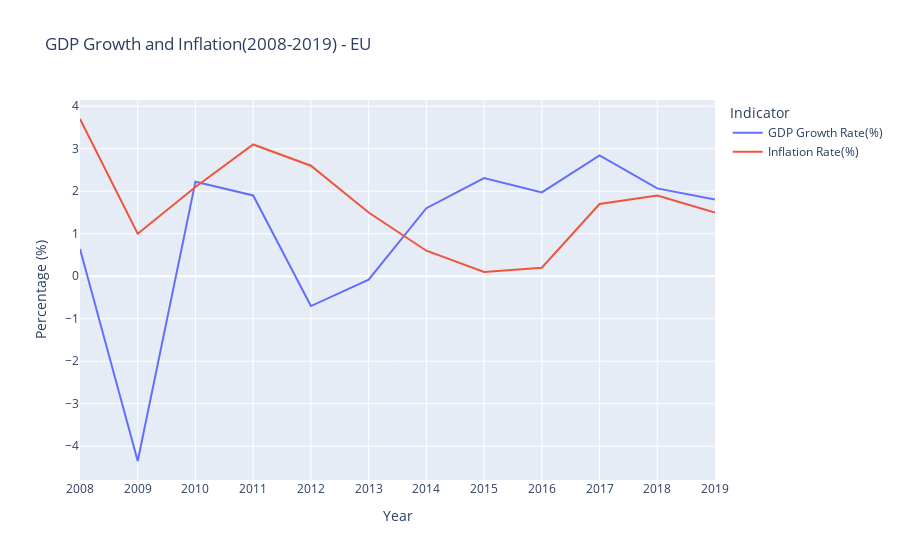

This figure's notebook cell:
### Code cell
#Plot the graph
import plotly.express as px

years = [str(year) for year in range(2008, 2020)]

# Clean and extract inflation and GDP growth rate
gdp_rates = eu_data_filtered.iloc[0][years].astype(float).values

inflation_eu = inflation[inflation["geo"] == "European Union (changing composition)"]
inflation_rates = inflation_eu.iloc[0][years].astype(float).values

# Combine data set
data_combined = pd.DataFrame({
    "Year": years,
    "GDP Growth Rate(%)": gdp_rates,
    "Inflation Rate(%)": inflation_rates
})

# Reshape the data and plot
data_melted = data_combined.melt(id_vars="Year", var_name="Indicator", value_name="Percentage")


fig = px.line(
    data_melted,
    x="Year",
    y="Percentage",
    color="Indicator",
    title="GDP Growth and Inflation(2008-2019) - EU",
    labels={"Percentage": "Percentage (%)", "Year": "Year"},
)

fig.show()

### Figure 1 — Plotly figure (JSON) as saved in the notebook; plotly's stock layout.template omitted (floating-point values rounded to 4 significant figures)
{"data": [{"hovertemplate": "Indicator=GDP Growth Rate(%)<br>Year=%{x}<br>Percentage (%)=%{y}<extra></extra>", "legendgroup": "GDP Growth Rate(%)", "line": {"color": "#636efa", "dash": "solid"}, "marker": {"symbol": "circle"}, "mode": "lines", "name": "GDP Growth Rate(%)", "orientation": "v", "showlegend": true, "type": "scatter", "x": ["2008", "2009", "2010", "2011", "2012", "2013", "2014", "2015", "2016", "2017", "2018", "2019"], "xaxis": "x", "y": [0.6413, -4.349, 2.225, 1.901, -0.7019, -0.08264, 1.601, 2.309, 1.972, 2.845, 2.067, 1.805], "yaxis": "y"}, {"hovertemplate": "Indicator=Inflation Rate(%)<br>Year=%{x}<br>Percentage (%)=%{y}<extra></extra>", "legendgroup": "Inflation Rate(%)", "line": {"color": "#EF553B", "dash": "solid"}, "marker": {"symbol": "circle"}, "mode": "lines", "name": "Inflation Rate(%)", "orientation": "v", "showlegend": true, "type": "scatter", "x": ["2008", "2009", "2010", "2011", "2012", "2013", "2014", "2015", "2016", "2017", "2018", "2019"], "xaxis": "x", "y": [3.7, 1, 2.1, 3.1, 2.6, 1.5, 0.6, 0.1, 0.2, 1.7, 1.9, 1.5], "yaxis": "y"}], "layout": {"autosize": true, "legend": {"title": {"text": "Indicator"}, "tracegroupgap": 0}, "title": {"text": "GDP Growth and Inflation(2008-2019) - EU"}, "xaxis": {"anchor": "y", "autorange": true, "domain": [0, 1], "range": [0, 11], "title": {"text": "Year"}, "type": "category"}, "yaxis": {"anchor": "x", "autorange": true, "domain": [0, 1], "range": [-4.796, 4.147], "title": {"text": "Percentage (%)"}, "type": "linear"}}}
